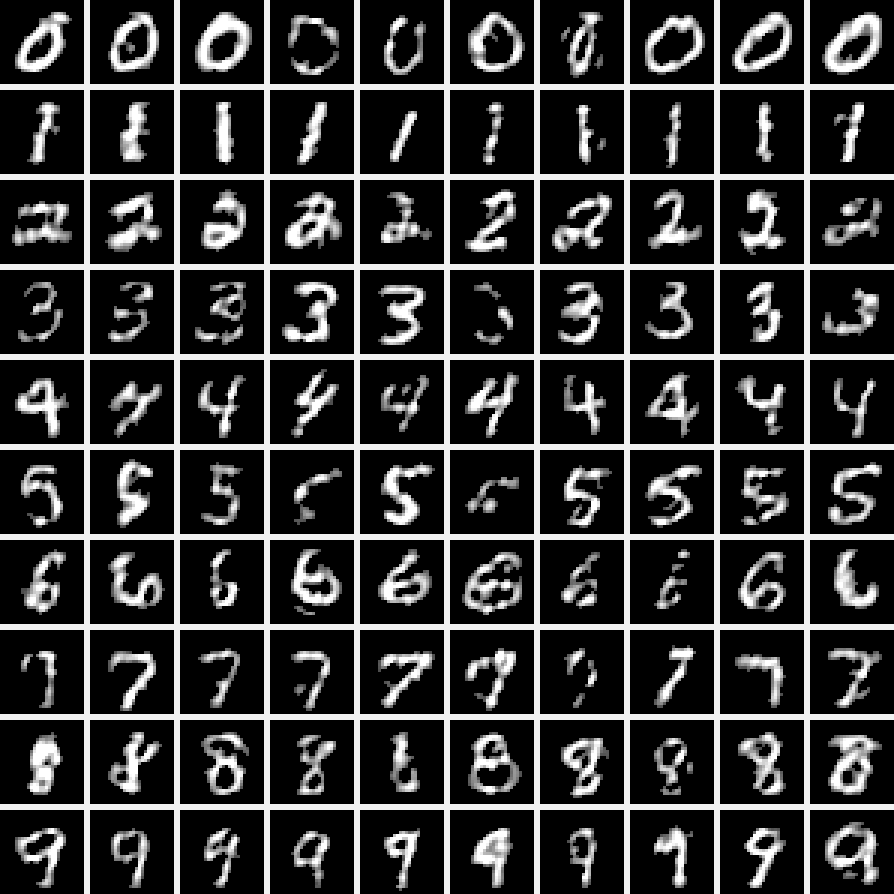
#> input picture assets/samples_mosaic.png, 894 x 894 px
$ python -i image_processing.py   (imports and definitions only)
#> lines starting #> are read from the running program, lines starting #| are printed output that depends on the picture; after the words box and inside, x2 and y2 are one past the last pixel; in counts of white or black regions, pixels touching at a corner belong together
#> further down, picture is the input picture: shape (894, 894); min 0, max 255, mean 55.5
"""
Pre-processing and post-processing to improve the quality of generated images
"""
import numpy as np
from scipy import ndimage
from sklearn.decomposition import PCA
from typing import Dict, Any


class ImageCleaner:
    """
    Clean generated images to reduce artifacts
    """

    @staticmethod
    def threshold(images, threshold=0.3):
        """
        Simple thresholding: pixels below the threshold → 0

        Args:
            images: Images (N, 28, 28) or (28, 28)
            threshold: Threshold (0-1)

        Returns:
            Cleaned images
        """
        result = images.copy()
        result[result < threshold] = 0
        return result

    # [22 lines left out: function otsu_threshold, not called in this run]

    @staticmethod
    def denoise_bilateral(images, sigma_spatial=1.0, sigma_intensity=0.1):
        """
        Bilateral denoising: smooths while preserving edges

        Args:
            images: Images (N, 28, 28)
            sigma_spatial: Controls spatial neighborhood
            sigma_intensity: Controls intensity similarity

        Returns:
            Denoised images
        """
#> called with sigma_spatial = 1, sigma_intensity = 0.1
        from skimage.restoration import denoise_bilateral

        if len(images.shape) == 2:
            images = images[np.newaxis, ...]

        result = np.zeros_like(images)
        for i, img in enumerate(images):
            result[i] = denoise_bilateral(
                img,
                sigma_color=sigma_intensity,
                sigma_spatial=sigma_spatial,
                channel_axis=None
            )
#> this loop made 1 pass

        return result.squeeze() if len(images) == 1 else result
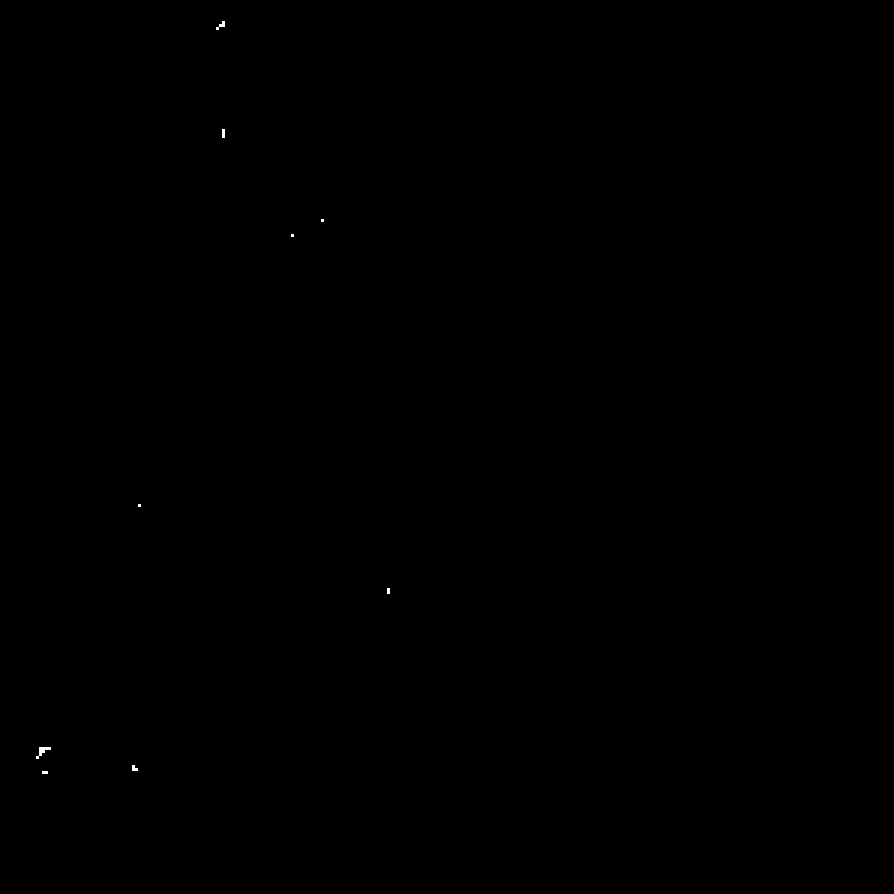
#> returned value: shape (894, 894); values 0 (black) and 1 (white), 0.03% white; 9 white regions (5 under 20 px), largest, box (x1, y1, x2, y2) and area: (36, 747, 51, 759) 72, (216, 21, 225, 30) 36, (222, 129, 225, 138) 27, (132, 765, 138, 771) 27

    @staticmethod
    def morphological_closing(images, iterations=1):
        """
        Morphological closing: fills small holes

        Args:
            images: Images (N, 28, 28)
            iterations: Number of iterations

        Returns:
            Cleaned images
        """
        if len(images.shape) == 2:
            images = images[np.newaxis, ...]

        result = np.zeros_like(images)
        for i, img in enumerate(images):
            # First binarize
            binary = img > 0.3
            # Morphological closing
            closed = ndimage.binary_closing(binary, iterations=iterations)
            # Restore intensities
            result[i] = closed * img

        return result.squeeze() if len(images) == 1 else result

    @staticmethod
    def remove_small_components(images, min_size=10):
        """
        Remove small connected components (isolated artifacts)

        Args:
            images: Images (N, 28, 28)
            min_size: Minimum component size

        Returns:
            Cleaned images
        """
#> called with min_size = 10
        from skimage.morphology import remove_small_objects

        if len(images.shape) == 2:
            images = images[np.newaxis, ...]

        result = np.zeros_like(images)
        for i, img in enumerate(images):
            # Binarize
            binary = img > 0.3
            # Remove small components
            cleaned = remove_small_objects(binary, min_size=min_size)
            # Restore intensities
            result[i] = cleaned * img

        return result.squeeze() if len(images) == 1 else result

    @staticmethod
    def combined_cleaning(images, method='aggressive'):
        """
        Combined cleaning pipeline

        Args:
            images: Images (N, 28, 28)
            method: 'light', 'medium', 'aggressive'

        Returns:
            Cleaned images
        """
        result = images.copy()

        if method == 'light':
            # Only a light thresholding
            result = ImageCleaner.threshold(result, threshold=0.2)

        elif method == 'medium':
            # Thresholding + remove small components
            result = ImageCleaner.threshold(result, threshold=0.25)
            result = ImageCleaner.remove_small_components(result, min_size=8)

        elif method == 'aggressive':
            # Full pipeline
            result = ImageCleaner.denoise_bilateral(result, sigma_spatial=1.0, sigma_intensity=0.1)
            result = ImageCleaner.threshold(result, threshold=0.3)
            result = ImageCleaner.remove_small_components(result, min_size=10)
            result = ImageCleaner.morphological_closing(result, iterations=1)
#> the loop in morphological_closing, `for i, img in enumerate(images):` made 1 pass

        # Normalize between 0 and 1
        if result.max() > 0:
            result = result / result.max()
#> result: shape (894, 894) float64; values 0 (black) and 1 (white), 0.02% white; 6 white regions (2 under 20 px), largest, box (x1, y1, x2, y2) and area: (39, 747, 51, 756) 63, (219, 21, 225, 27) 27, (222, 129, 225, 138) 27, (132, 765, 138, 771) 27

        return result


class ImprovedRejectionSampling:
    """
    Improved rejection sampling with additional quality criteria
    """

    # [117 lines left out: functions compute_quality_metrics, is_good_quality, process_training_data, not called in this run]

>>> import cv2
>>> picture = cv2.imread('../assets/samples_mosaic.png', cv2.IMREAD_GRAYSCALE)
>>> result = ImageCleaner().combined_cleaning(picture)
